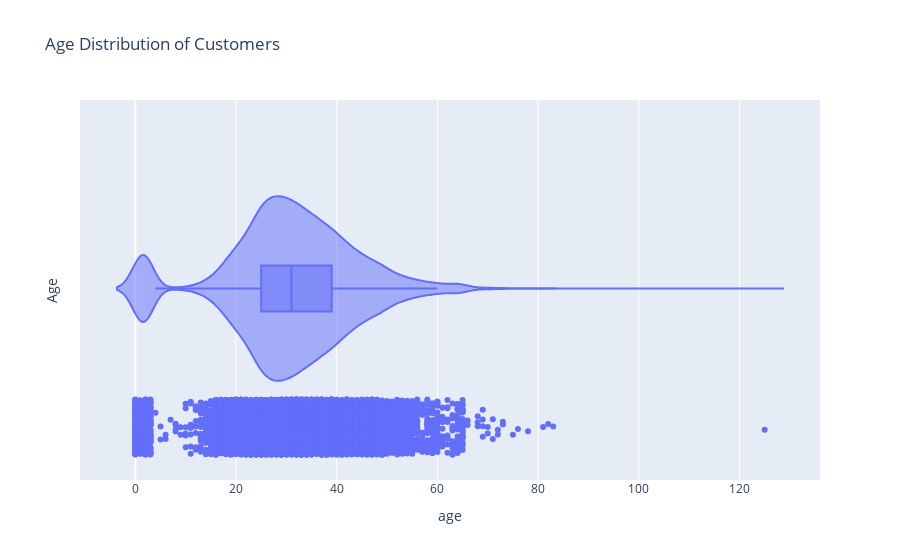

Here is the notebook cell this chart was saved with:
### Code cell
px.violin(
    df_customers, 
    x='age', 
    box=True, 
    points='all', 
    title='Age Distribution of Customers'
).update_layout(yaxis_title='Age')

### Figure 1 — Plotly figure (JSON) as saved in the notebook; plotly's stock layout.template omitted (floating-point values rounded to 4 significant figures; data arrays with more than 128 entries replaced by an {"elided": "..."} marker saying what was removed)
{"data": [{"alignmentgroup": "True", "box": {"visible": true}, "hovertemplate": "age=%{x}<extra></extra>", "legendgroup": "", "marker": {"color": "#636efa"}, "name": "", "offsetgroup": "", "orientation": "h", "points": "all", "scalegroup": "True", "showlegend": false, "type": "violin", "x": {"elided": "8028 int values"}, "x0": " ", "xaxis": "x", "y0": " ", "yaxis": "y"}], "layout": {"legend": {"tracegroupgap": 0}, "title": {"text": "Age Distribution of Customers"}, "violinmode": "group", "xaxis": {"anchor": "y", "domain": [0, 1], "title": {"text": "age"}}, "yaxis": {"anchor": "x", "domain": [0, 1], "title": {"text": "Age"}}}}
